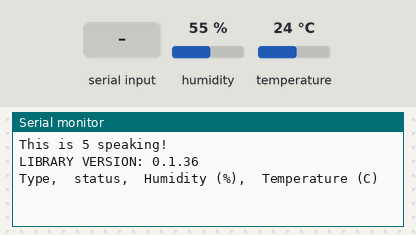
Recording of a sketch running on a simulated Arduino Uno, built with avr-gcc and run on an emulated ATmega328P. Parts: the last lines printed to the serial monitor. The test bench sets the inputs (shaded band); at power-on: humidity 55 %, temperature 24 °C. Random numbers use the default seed unless the sketch sets one; the modem accepts every AT command (registered, SIM ready, sends succeed) and sends nothing else.

Above: at 4.2 s.
4.3 s: "time1:\n" received over Serial
At 7.5 s:
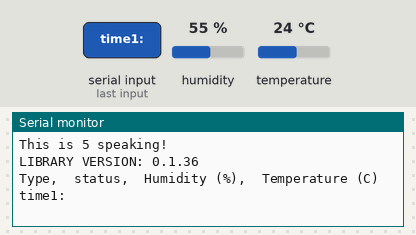
7.8 s: "5\n" received over the second serial link
At 10.0 s:
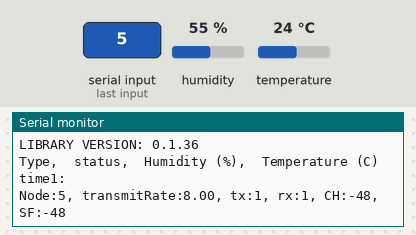
10.3 s: "+++" received over Serial
At 12.3 s:
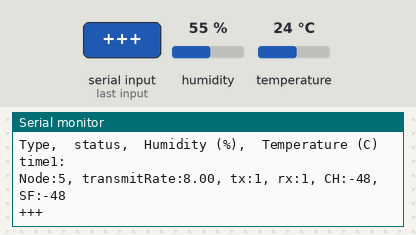
12.8 s: "send" received over Serial
At 15.3 s:
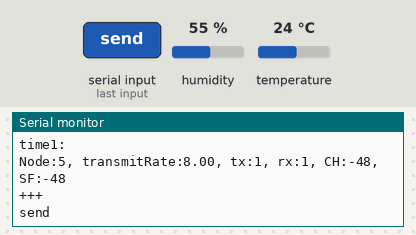
15.7 s: "90,45\n" received over Serial
At 17.7 s:
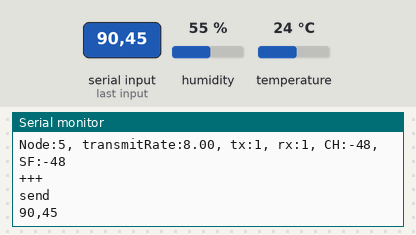

The sketch:

NodeLMAC-2.ino
```cpp
#include <SoftwareSerial.h>
#include <dht.h>
#define NodeID 5
#define DHT22_PIN 7

SoftwareSerial mySerial(2,3); //使用软串口，避免和程序烧写用的串口冲突，重定义pin2是rx，pin3是tx，实现多串口使用
String nodeSendString = ""; //节点发送数据包
String nodeGetString = ""; //节点接收数据包
String nodeData = ""; //传感器数据包（上传到服务器）
String tempString = ""; //暂时字符串变量
dht DHT;//传感器对象
int firstSend = 0; //第一次发送数据时随机选择信道发送即可
char SF[6] = {'7','8','9','A','B','C'}; //可以使用的SF扩频因子
String CH[6] = {"1C578DE0","1C5A9B20","1C5DAB60","1C60B5A0","1C63C2E0","1C66D020"}; //可以使用的CH频道
int chsfMatrix[6][6] = {{0,0,0,0,0,0},{0,0,0,0,0,0},{0,0,0,0,0,0},{0,0,0,0,0,0},{0,0,0,0,0,0},{0,0,0,0,0,0}}; //横轴是SF,纵轴是CH
unsigned long time;
int ID = NodeID; //节点编号
int sendMessage = 0; //统计发送数据包总数
int getMessage = 0; //统计接收数据包的总数
float timeCost = 0; //计算传输速率
int sendYet = 0;//判断是否发送，用于计算等待某信道等了多长时间
int waitTime = 0;//等待某信道等了多长时间
int nowCH = 0;
int nowSF = 0;

void setup() {
  //定义串口波特率为9600
  Serial.begin(9600);
  mySerial.begin(9600);
  //确定是几号节点
  String firstSend = String("This is ") + String(NodeID) + String(" speaking!");
  Serial.println(firstSend);
  Serial.println("LIBRARY VERSION: " + String(DHT_LIB_VERSION));
  Serial.println("Type,\tstatus,\tHumidity (%),\tTemperature (C)");
  delay(3*1000); //方便时间计算
}

void loop() {
  mySerial.listen(); //开启软串口监听

  //限制发送传感器数据的频率
  int getTime = millis();
  if(getTime%(4*1000) == 0){
    String sensor = getSensorData();
    nodeSendToServer(sensor); //向服务器发送数据
//    testSend(sensor);
  }

  //读取串口数据，使用readString连续读取字符串
  while(Serial.available() > 0 ){
     nodeSendString = Serial.readString();
     nodeSendString.trim(); // 去除字符串中的空格、回车、tab等
  }
  //向lora模块发送数据
  if(nodeSendString != ""){
    Serial.println(nodeSendString);
    if(nodeSendString == "+++")
      mySerial.print(nodeSendString); //进入配置模式不需要回车，命令：+++
    else if(nodeSendString == "send"){
//      testSend(getSensorData());
    }
    else
      mySerial.println(nodeSendString); //其他的AT指令都必须要回车，数据的话暂定需要回车，如：查询配置参数指令：AT+CFG?，直接输入字符即可，不需要再输入回车
  }


  //读取串口数据，使用readString连续读取字符串
  while(mySerial.available() > 0 ){
    nodeGetString = mySerial.readString();
    nodeGetString.trim(); // 去除字符串中的空格、回车、tab等
  }
  //获得lora模块返回的数据
  if(nodeGetString != "")
//  Serial.println(nodeGetString);
  if(nodeGetString[0] == char(ID + 48)){
    nodeHandleServerLMAC2(nodeGetString); //处理服务器回传数据
  }

  //当节点发送/接收的数据不为空时，须在循环的末端归零
  if(nodeSendString != "" || nodeGetString != ""){
    nodeSendString = "";
    nodeGetString = "";
  }
  int timeNow = millis();
  //当没发送成功sendYet == 0时就要开始计时等待多久
  if((timeNow %(1*1000) == 0) && (sendYet == 0)){
    waitTime++;
//    Serial.println("waitTime:"+String(waitTime));
    if(waitTime <= 4){
      chsfMatrix[nowCH][nowSF] = 1;
    }
    else if(waitTime > 4 && waitTime <= 8){
      chsfMatrix[nowCH][nowSF] = 2;
    }
    else if(waitTime > 8 && waitTime <= 12){
      chsfMatrix[nowCH][nowSF] = 3;
    }
    else if(waitTime > 16 && waitTime <= 20){
      chsfMatrix[nowCH][nowSF] = 4;
    }
    else if(waitTime > 20){
      chsfMatrix[nowCH][nowSF] = 5;
    }

//    for (int i = 0; i < 2; i++){
//      for(int j = 0; j < 2; j++){
//        Serial.print(chsfMatrix[i][j]);
//      }
//    }
//    Serial.println();
  }
  sendYet = 0;
  //每5秒随机清空信道的拥堵等级，防止当所有信道等级一样时都在卷1，1信道
  int timeToFree = millis();
  if(timeToFree % (20*1000) == 0){
    randomSeed(analogRead(6));
    int ranSF = random(0,1); //随机信道对应的SF
    int ranCH = random(0,2);
    chsfMatrix[ranCH][ranSF] = 0;
  }

}

//解析收到的传感器数据 函数
String getSensorData(){
  String data = "";
//  Serial.print("DHT22, \t");
  int chk = DHT.read22(DHT22_PIN);  //读取数据
  switch (chk)
  {
    case DHTLIB_OK:
//                Serial.print("OK,\t");
                break;
    case DHTLIB_ERROR_CHECKSUM:
                Serial.print("Checksum error,\t");
                break;
    case DHTLIB_ERROR_TIMEOUT:
                Serial.print("Time out error,\t");
                break;
    default:
                Serial.print("Unknown error,\t");
                break;
  }
  data = String(round(DHT.humidity)) + String(round(DHT.temperature)); //返回湿度+温度
//  Serial.println("humidity:"+String(round(DHT.humidity))+",temprature:"+String(round(DHT.temperature)));
  return data;
}

//选择最优的CH/SF信道，发送数据 函数
//发送数据格式为:节点ID+"数据"+CH/SF+时间
void nodeSendToServer(String sensorData){
  sendMessage++;
  String serverData;
  //首先随机选择一个CH/SF信道发送一次数据
  if(firstSend == 0){
    randomSeed(analogRead(5));
    int r = random(0,2);
    int randomSF = random(0,2); //随机信道对应的SF
    int randomCH = random(0,2);  //随机信道对应的CH
    String serverData;
    mySerial.listen(); //开启软串口监听
    //进入lora模块的配置模式修改CH/SF
    mySerial.print("+++");//每个指令之间尽量延时20毫秒，否则容易出现+++AT...而进入不了配置模式
    delay(50);
    mySerial.println("AT+TSF=0"+String(SF[randomSF]));//指令之间最后都有50演示，不容易出现错误
    delay(50);
    mySerial.println("AT+TFREQ="+CH[randomCH]);
    delay(50);
    mySerial.println("ATT");
    delay(50);
    while(mySerial.available() > 0 ){
      serverData = mySerial.readString();
    }//把mySerial的缓存清空，因为现在里面攒的是AT指令的答复，不来自服务器
    delay(50);
    //组装数据包
    unsigned long tempTime = millis();
    nodeData = String(ID) + sensorData + String(randomCH) + String(randomSF) + String(tempTime/1000);
    mySerial.println(nodeData); //使用lora节点发送数据
    firstSend = 1;
  }
  else{
    int bestSignal = 5; //最优信道，初始化为最大延迟等级，方便查找最优信道
    int bestSF = 0; //最优信道对应的SF
    int bestCH = 0;  //最优信道对应的CH
    //遍历信道占用矩阵，找到等级最小/最优的信道
    for(int k = 0; k < 2;k++){
      for(int l = 0; l < 2;l++){
        if(chsfMatrix[k][l] <= bestSignal){
          bestSignal = chsfMatrix[k][l];
          bestCH = k;
          bestSF = l;
        }
      }
    }
    nowCH = bestCH;
    nowSF = bestSF;
    //进入lora模块的配置模式修改CH/SF
    mySerial.print("+++");
    delay(50);
    mySerial.println("AT+TSF=0"+String(SF[bestSF]));
    delay(50);
    mySerial.println("AT+TFREQ="+CH[bestCH]);
    delay(50);
    mySerial.println("ATT");
    while(mySerial.available() > 0 ){
      serverData = mySerial.readString();
    }
    delay(50);
    //组装数据包
    unsigned long tempTime = millis();
    nodeData = String(ID) + sensorData + String(bestCH) + String(bestSF) + String(tempTime/1000);
    mySerial.println(nodeData); //使用lora节点发送数据

    //读取串口数据，使用readString连续读取字符串
//    while(mySerial.available() > 0 ){
//      serverData = mySerial.readString();
//      serverData.trim(); // 去除字符串中的空格、回车、tab等
//    }
//    nodeHandleServerLMAC2(serverData); //处理服务器回传数据
  }
}

//void testSend(String sensorData){
//  int bestSignal = 0; //最优信道，延迟等级最小
//  int bestSF = 0; //最优信道对应的SF
//  int bestCH = 0;  //最优信道对应的CH
//  String serverData;
//  //遍历信道占用矩阵，找到等级最小/最优的信道
//  bestSF = 4;
//  bestCH = 0;
//  //进入lora模块的配置模式修改CH/SF
//  mySerial.print("+++");
//  delay(50);
//  mySerial.println("AT+TSF=0"+String(SF[bestSF]));
//  delay(50);
////  mySerial.println("AT+TFREQ="+CH[bestCH]);
//  delay(50);
//  mySerial.println("ATT");
//  while(mySerial.available() > 0 ){
//    serverData = mySerial.readString();
//  }
////  Serial.println(serverData);
//  delay(50);
//  //组装数据包
//  unsigned long tempTime = millis();
//  nodeData = String(ID) + sensorData + String(bestCH) + String(bestSF) + String(tempTime/1000);
//  mySerial.println(nodeData); //使用lora节点发送数据
//  Serial.println(nodeData);
//}

//服务器回传数据处理，更新本地信道占用矩阵 函数(LMAC-2版本)
//服务器回传数据的格式为:节点ID+"ANSWERED"+CH/SF+时间(发送数据的时间）
void nodeHandleServerLMAC2(String serverData){
  if(int(serverData[0] - 48) == ID){
    int ID = NodeID;
    int revCH = int(serverData[9] - 48);
    int revSF = int(serverData[10] - 48);
    getMessage++;

    unsigned long time1 = serverData.substring(11,serverData.length()).toInt();
    unsigned long time2 = millis()/1000;
    unsigned long timeStamp = time2 - time1;
//    Serial.print("time1:"+String(time1)+",time2:"+String(time2));
    timeCost += timeStamp;
    timeCost = timeCost/getMessage;
//    if(time2 % 120 == 0){
      String transmitRateAndTxRx = "Node:" + String(ID);
      transmitRateAndTxRx += ", transmitRate:" + String(timeCost);//传输速率
      transmitRateAndTxRx += ", tx:" + String(sendMessage) + ", rx:" + String(getMessage);
      transmitRateAndTxRx += ", CH:" + String(revCH) + ", SF:" +String(revSF);
      Serial.println(transmitRateAndTxRx);
//      mySerial.println(transmitRateAndTxRx);
//    }
  }

  sendYet = 1;//数据已通过节点模块发送
  waitTime = 0;//将等待时间归零
}
```

Measured:
- after the input at 4.3 s, the serial monitor: prints a new line after 2.0 s (image 1)
- after the input at 7.8 s, the serial monitor: prints a new line after 1.0 s (image 2)
- after the input at 10.3 s, the serial monitor: prints a new line after 1.0 s (image 3)
- after the input at 12.8 s, the serial monitor: prints a new line after 1.5 s (image 4)
- after the input at 15.7 s, the serial monitor: prints a new line after 1.0 s (image 5)
